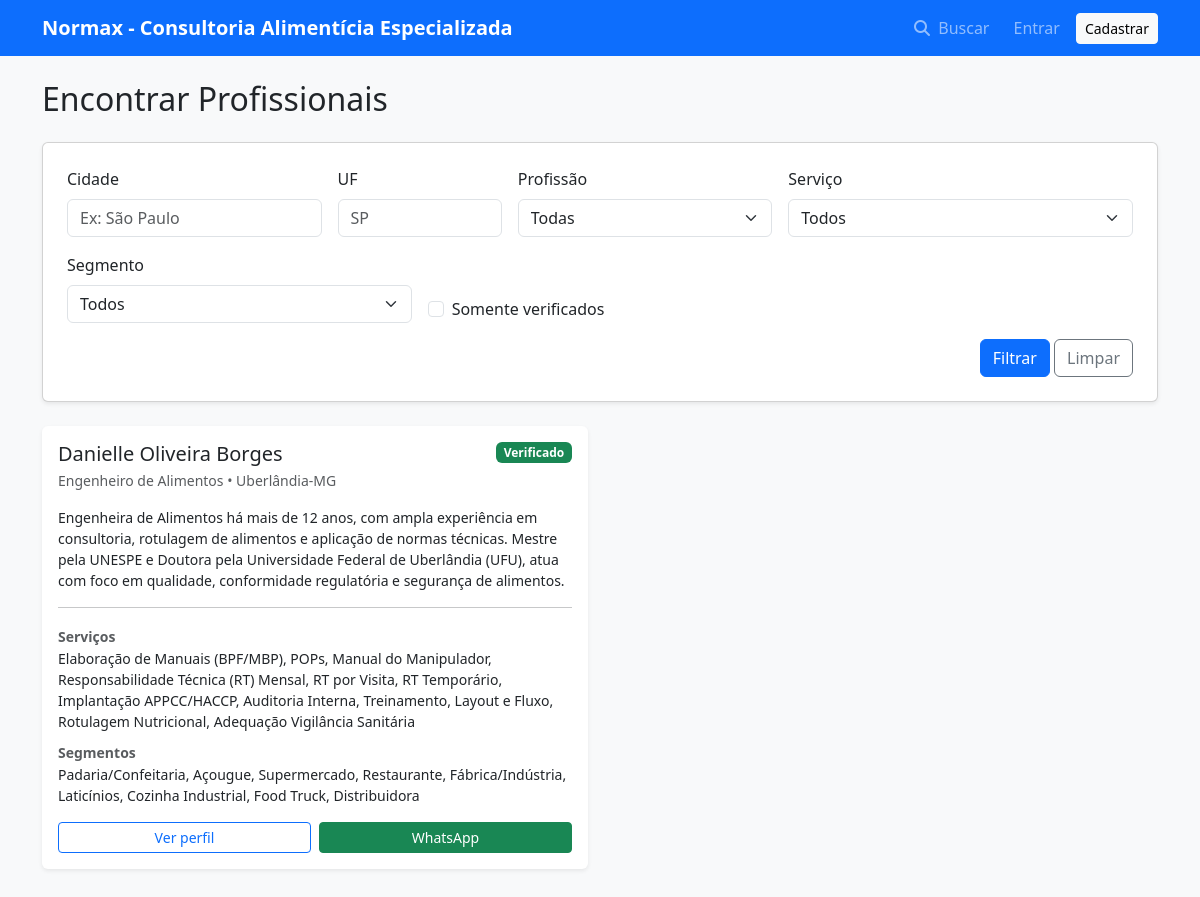
The app's page /search_professionals with its own data.
### app.py (models this page shows, shortened)
class ProfessionalProfile(db.Model):
    id = db.Column(db.Integer, primary_key=True)
    user_id = db.Column(db.Integer, db.ForeignKey("user.id"), nullable=False, unique=True, index=True)
    profession = db.Column(db.String(100))
    registry_number = db.Column(db.String(50))
    city = db.Column(db.String(100))
    state = db.Column(db.String(2))
    whatsapp = db.Column(db.String(40))
    bio = db.Column(db.Text)
    profile_pic = db.Column(db.String(255))
    is_verified = db.Column(db.Boolean, default=False)
    services_json = db.Column(db.Text, default="[]")
    segments_json = db.Column(db.Text, default="[]")
    availability_slots = db.relationship(
        "AvailabilitySlot", backref="profile",
        lazy=True, cascade="all, delete-orphan"
    )
    @property
    def services(self):
        return load_json_list(self.services_json)
    @property
    def segments(self):
        return load_json_list(self.segments_json)
    @property
    def whatsapp_url(self):
        return whatsapp_link(self.whatsapp or "")

class User(UserMixin, db.Model):
    id = db.Column(db.Integer, primary_key=True)
    email = db.Column(db.String(150), unique=True, nullable=False, index=True)
    password_hash = db.Column(db.String(255), nullable=False)
    name = db.Column(db.String(150), nullable=False)
    user_type = db.Column(db.String(20), nullable=False)  # company / professional
    professional_profile = db.relationship("ProfessionalProfile", backref="user", uselist=False)

### app.py (the view)
@app.route("/search_professionals")
def search_professionals():
    query = ProfessionalProfile.query.join(User).filter(User.user_type == "professional")
    city = (request.args.get("city") or "").strip()
    state = (request.args.get("state") or "").strip().upper()
    profession = (request.args.get("profession") or "").strip()
    service = (request.args.get("service") or "").strip()
    segment = (request.args.get("segment") or "").strip()
    verified = request.args.get("verified")
    if city:
        query = query.filter(ProfessionalProfile.city.ilike(f"%{city}%"))
    if state:
        query = query.filter(ProfessionalProfile.state == state[:2])
    if profession:
        query = query.filter(ProfessionalProfile.profession == profession)
    if service:
        query = query.filter(ProfessionalProfile.services_json.ilike(f'%"{service}"%'))
    if segment:
        query = query.filter(ProfessionalProfile.segments_json.ilike(f'%"{segment}"%'))
    if verified == "1":
        query = query.filter(ProfessionalProfile.is_verified.is_(True))
    professionals = query.order_by(ProfessionalProfile.id.desc()).all()
    return render_template("search.html", professionals=professionals, q=request.args)

### app.py (called while the page is built)
def load_json_list(value):
    if not value:
        return []
    try:
        data = json.loads(value)
        return data if isinstance(data, list) else []
    except Exception:
        return []

def whatsapp_link(raw: str) -> str:
    if not raw:
        return ""
    raw = raw.strip()
    if raw.startswith("http://") or raw.startswith("https://"):
        return raw
    digits = "".join(c for c in raw if c.isdigit())
    if not digits:
        return ""
    if len(digits) in (10, 11):
        digits = "55" + digits
    return f"https://wa.me/{digits}"

@app.context_processor
def inject_globals():
    unread = 0
    if current_user.is_authenticated:
        unread = Message.query.filter_by(recipient_id=current_user.id, read=False).count()
    return {
        "APP_NAME": APP_NAME,
        "SERVICES_LIST": SERVICES_LIST,
        "SEGMENTS_LIST": SEGMENTS_LIST,
        "PROFESSIONS_LIST": PROFESSIONS_LIST,
        "DAYS_OF_WEEK": DAYS_OF_WEEK,
        "unread_messages": unread,
        "is_admin": bool(session.get("is_admin"))
    }

### templates/search.html (shortened to what this page needs)
{% extends "base.html" %}
{% block content %}
<h2 class="mb-4">Encontrar Profissionais</h2>
<form action="{{ url_for('search_professionals') }}" method="GET" class="card p-4 mb-4 shadow-sm">
  <div class="row g-3">
    <div class="col-md-3">
      <label class="form-label">Cidade</label>
      <input type="text" name="city" class="form-control" placeholder="Ex: São Paulo" value="{{ q.get('city','') }}">
    </div>
    <div class="col-md-2">
      <label class="form-label">UF</label>
      <input type="text" name="state" class="form-control" placeholder="SP" value="{{ q.get('state','') }}">
    </div>
    <div class="col-md-3">
      <label class="form-label">Profissão</label>
      <select name="profession" class="form-select">
        <option value="">Todas</option>
      </select>
    </div>
    <div class="col-md-4">
      <label class="form-label">Serviço</label>
      <select name="service" class="form-select">
        <option value="">Todos</option>
      </select>
    </div>
    <div class="col-md-4">
      <label class="form-label">Segmento</label>
      <select name="segment" class="form-select">
        <option value="">Todos</option>
      </select>
    </div>
    <div class="col-md-4 d-flex align-items-end">
      <div class="form-check">
        <input class="form-check-input" type="checkbox" name="verified" value="1" id="verified"
               {% if q.get('verified') == '1' %}checked{% endif %}>
        <label class="form-check-label" for="verified">Somente verificados</label>
      </div>
    </div>
    <div class="col-12 text-end">
      <button type="submit" class="btn btn-primary">Filtrar</button>
      <a href="{{ url_for('search_professionals') }}" class="btn btn-outline-secondary">Limpar</a>
    </div>
  </div>
</form>
<div class="row">
  {% for prof in professionals %}
    <div class="col-md-6 mb-3">
      <div class="card h-100 border-0 shadow-sm">
        <div class="card-body">
          <div class="d-flex justify-content-between align-items-start flex-wrap gap-2">
            <div>
              <h5 class="card-title mb-1">{{ prof.user.name }}</h5>
              <div class="text-muted small">
                {{ prof.profession or "Profissão não informada" }}
                • {{ prof.city or "Cidade" }}{% if prof.state %}-{{ prof.state }}{% endif %}
              </div>
            </div>
            {% if prof.is_verified %}
              <span class="badge text-bg-success">Verificado</span>
            {% endif %}
          </div>
          {% if prof.bio %}
            <p class="mt-3 mb-3 small">{{ prof.bio }}</p>
          {% endif %}
          <hr>
          <small class="text-muted fw-bold">Serviços</small>
          <div class="small mb-2">
            {{ prof.services|join(", ") if prof.services else "—" }}
          </div>
          <small class="text-muted fw-bold">Segmentos</small>
          <div class="small mb-3">
            {{ prof.segments|join(", ") if prof.segments else "—" }}
          </div>
          <div class="d-flex gap-2">
            <a href="{{ url_for('professional_detail', profile_id=prof.id) }}" class="btn btn-outline-primary btn-sm w-100">
              Ver perfil
            </a>
            {% if prof.whatsapp_url %}
              <a href="{{ prof.whatsapp_url }}" target="_blank" rel="noopener" class="btn btn-success btn-sm w-100">
                WhatsApp
              </a>
            {% endif %}
          </div>
        </div>
      </div>
    </div>
  {% else %}
    <div class="col-12 text-center text-muted">
      <p>Nenhum profissional encontrado com esses filtros.</p>
    </div>
  {% endfor %}
</div>
{% endblock %}

### templates/base.html (shortened to what this page needs)
<!DOCTYPE html>
<html lang="pt-br">
<head>
  <link href="https://cdn.jsdelivr.net/npm/bootstrap@5.3.0/dist/css/bootstrap.min.css" rel="stylesheet">
  <link rel="stylesheet" href="https://cdnjs.cloudflare.com/ajax/libs/font-awesome/6.5.0/css/all.min.css">
</head>
<body class="bg-light">
<nav class="navbar navbar-expand-lg navbar-dark bg-primary mb-4">
  <div class="container">
    <a class="navbar-brand fw-bold" href="{{ url_for('index') }}">{{ APP_NAME }}</a>
    <div id="navMain" class="collapse navbar-collapse">
      <ul class="navbar-nav ms-auto align-items-lg-center gap-lg-2">
        <li class="nav-item">
          <a class="nav-link" href="{{ url_for('search_professionals') }}">
            <i class="fa-solid fa-magnifying-glass me-1"></i> Buscar
          </a>
        </li>
        {% if current_user.is_authenticated %}
          {% if current_user.user_type == "professional" %}
            <li class="nav-item">
              <a class="nav-link" href="{{ url_for('list_demands') }}">
                <i class="fa-solid fa-clipboard-list me-1"></i> Demandas
              </a>
            </li>
          {% endif %}
          <li class="nav-item">
            <a class="nav-link" href="{{ url_for('dashboard') }}">
              <i class="fa-solid fa-gauge me-1"></i> Painel
            </a>
          </li>
          <li class="nav-item">
            <a class="nav-link" href="{{ url_for('messages') }}">
              <i class="fa-regular fa-envelope me-1"></i> Mensagens
              {% if unread_messages and unread_messages > 0 %}
                <span class="badge text-bg-warning ms-1">{{ unread_messages }}</span>
              {% endif %}
            </a>
          </li>
          <li class="nav-item">
            <a class="nav-link" href="{{ url_for('admin_login') }}">
              <i class="fa-solid fa-shield-halved me-1"></i> Admin
            </a>
          </li>
          <li class="nav-item">
            <a class="btn btn-outline-light btn-sm" href="{{ url_for('logout') }}">Sair</a>
          </li>
        {% else %}
          <li class="nav-item"><a class="nav-link" href="{{ url_for('login') }}">Entrar</a></li>
          <li class="nav-item"><a class="btn btn-light btn-sm" href="{{ url_for('register') }}">Cadastrar</a></li>
        {% endif %}
      </ul>
    </div>
  </div>
</nav>
<div class="container pb-5">
  {% block content %}{% endblock %}
</div>
</body>
</html>

### records on screen
ProfessionalProfile: user.name "Danielle Oliveira Borges", profession "Engenheiro de Alimentos", city "Uberlândia", state "MG", is_verified "Verificado", bio "Engenheira de Alimentos há mais de 12 anos, com ampla experiência em consultoria, rotulagem de alimentos e aplicação de normas técnicas. Mestre pela UNESPE e Doutora pela Universidade Federal de Uberlândia (UFU), atua com foco em qualidade, conformidade regulatória e segurança de alimentos.", services "Elaboração de Manuais (BPF/MBP), POPs, Manual do Manipulador, Responsabilidade Técnica (RT) Mensal, RT por Visita, RT Temporário, Implantação APPCC/HACCP, Auditoria Interna, Treinamento, Layout e Fluxo, Rotulagem Nutricional, Adequação Vigilância Sanitária", segments "Padaria/Confeitaria, Açougue, Supermercado, Restaurante, Fábrica/Indústria, Laticínios, Cozinha Industrial, Food Truck, Distribuidora"

### other values on screen
{{ APP_NAME }} "Normax - Consultoria Alimentícia Especializada"
